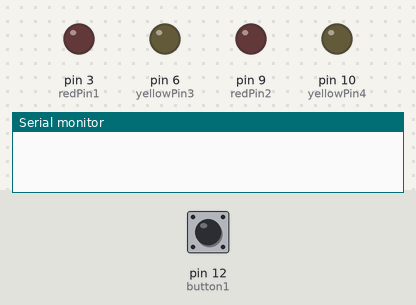
Bench run of a sketch on a simulated Arduino Uno, built with avr-gcc and run on an emulated ATmega328P. Parts: output pins drawn as LEDs (lit = HIGH), the last lines printed to the serial monitor. Inputs (shaded band) come from the test bench; at power-on: pin 12 (button1) LOW. Random numbers use the default seed unless the sketch sets one.

Above: at 1.2 s.
1.3 s: pin 12 (button1) pulled HIGH for 0.15 s
At 1.93 s:
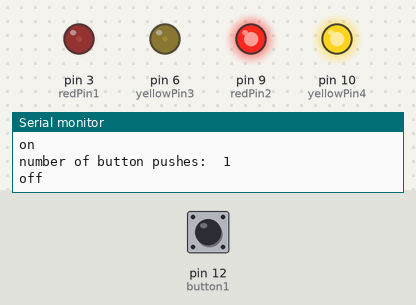
4.3 s: pin 12 (button1) pulled HIGH for 1 s
At 4.77 s:
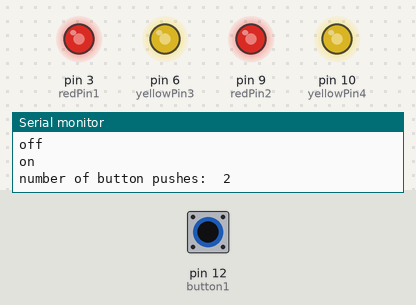
At 6.57 s:
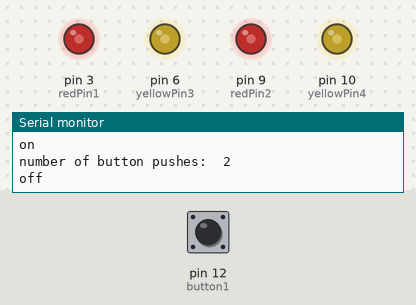
7.3 s: pin 12 (button1) pulled HIGH for 0.15 s
At 7.7 s:
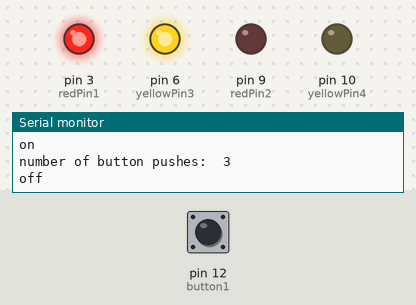
10.3 s: pin 12 (button1) pulled HIGH for 3.2 s
15.0 s: pin 12 (button1) pulsed HIGH 2 times (0.12 s each, 0.3 s apart)
18.0 s: pin 12 (button1) pulsed HIGH 5 times (0.12 s each, 0.3 s apart)
Timing chart, 0 to 22.0 s (numbered marks = the images above; inputs shaded):
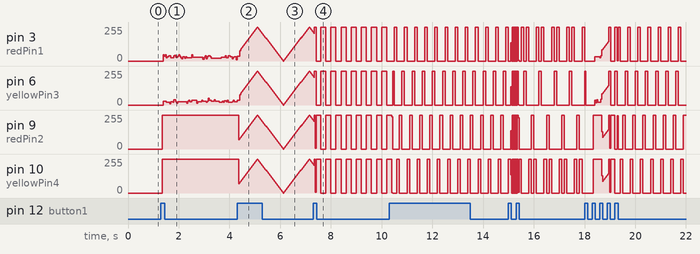

The sketch:

Pumpkin_mode.ino
```cpp
const int button1 = 12;

// Variables will change:
int buttonPushCounter1 = 0;    // counts the button pushes
int buttonState1 = 0;    // tracks the button state
int lastButtonState1 = 0;    // last state of the button
int redPin1 = 3;    // redLED1
int redPin2 = 9;    // redLED2
int yellowPin3 = 6;    // yellowLED1
int yellowPin4 = 10;    // yellowLED2
int brightness = 0;    // how bright the LED is
int fadeAmount = 5;    // how many points to fade the LED by

// debounce stuff
int buttonState;             // the current reading from the input pin
int lastButtonState = LOW;
long lastDebounceTime = 0;  // the last time the output pin was toggled
long debounceDelay = 50;    // the debounce time; increase if the output flickers

// long delays section
long waitUntilpulse1 = 0;
long waitUntilpulse2 = 20;

long waitUntilpolice1 = 0;
long waitUntilpolice2 = 200;

long waitUntilchase1 = 0;
long waitUntilchase2 = 100;
long waitUntilchase3 = 200;
long waitUntilchase4 = 300;

long waitUntilstrobe1 = 0;
long waitUntilstrobe2 = 20;

long waitUntilnight1 = 0;
long waitUntilnight2 = 100;
long waitUntilnight3 = 200;
long waitUntilnight4 = 300;
long waitUntilnight5 = 400;
long waitUntilnight6 = 500;


void setup() {
  // initialize the button pin as a input:
  pinMode(button1, INPUT);
  // initialize the LED pin as a output:
  pinMode(redPin1, OUTPUT);
  pinMode(redPin2, OUTPUT);
  pinMode(yellowPin3, OUTPUT);
  pinMode(yellowPin4, OUTPUT);

  // initialize serial communication:
  Serial.begin(9600);
}

void loop() {

  int reading = digitalRead(button1);
  buttonState1 = digitalRead(button1);

  if (reading != lastButtonState) {
    lastDebounceTime = millis();
  }

  if ((millis() - lastDebounceTime) > debounceDelay) {

    if (reading != buttonState) {
      buttonState = reading;

        if (buttonState1 != lastButtonState1) {

          if (buttonState1 == HIGH) {
            buttonPushCounter1++;

            if (buttonPushCounter1 == 8) {
              buttonPushCounter1 = 1;}
            Serial.println("on");
            Serial.print("number of button pushes:  ");
            Serial.println(buttonPushCounter1, DEC);
          }
          else {
            Serial.println("off");
          }
        }
          lastButtonState1 = buttonState1;
    }
  }
  lastButtonState = reading;


  if (buttonPushCounter1 == 1) {
     // Candle mode
     analogWrite(redPin1, random(10)+255);
     analogWrite(redPin2, random(10)+255);
     analogWrite(yellowPin3, random(10)+255);
     analogWrite(yellowPin4, random(10)+255);
   }

  if (buttonPushCounter1 == 2) {
    // Pulse mode
    if (millis() >= waitUntilpulse1) {
      analogWrite(redPin1, brightness);
      analogWrite(redPin2, brightness);
      analogWrite(yellowPin3, brightness);
      analogWrite(yellowPin4, brightness);
      brightness = brightness + fadeAmount;
      waitUntilpulse1 += 40;
    }
    if (brightness == 0 || brightness == 255) {
      fadeAmount = -fadeAmount ;
    }
    if (millis() >= waitUntilpulse2) {
      analogWrite(redPin1, brightness);
      analogWrite(redPin2, brightness);
      analogWrite(yellowPin3, brightness);
      analogWrite(yellowPin4, brightness);
      brightness = brightness + fadeAmount;
      waitUntilpulse2 += 40;
    }
    if (brightness == 0 || brightness == 255) {
      fadeAmount = -fadeAmount ;
    }
  }

  if (buttonPushCounter1 == 3) {
    // Police flashing mode
    if (millis() >= waitUntilpolice1) {
      digitalWrite(redPin2, LOW);
      digitalWrite(yellowPin4, LOW);
      digitalWrite(redPin1, HIGH);
      digitalWrite(yellowPin3, HIGH);
      waitUntilpolice1 += 400;
    }
    if (millis() >= waitUntilpolice2) {
      digitalWrite(redPin2, HIGH);
      digitalWrite(yellowPin4, HIGH);
      digitalWrite(redPin1, LOW);
      digitalWrite(yellowPin3, LOW);
      waitUntilpolice2 += 400;
    }
  }

  if (buttonPushCounter1 == 4) {
    // Chase mode
    if (millis() >= waitUntilchase1) {
      digitalWrite(redPin2, LOW);
      digitalWrite(redPin1, LOW);
      digitalWrite(yellowPin4, LOW);
      digitalWrite(yellowPin3, HIGH);
      waitUntilchase1 += 400;
      }
    if (millis() >= waitUntilchase2) {
      digitalWrite(yellowPin3, LOW);
      digitalWrite(yellowPin4, LOW);
      digitalWrite(redPin2, LOW);
      digitalWrite(redPin1, HIGH);
      waitUntilchase2 += 400;
     }
    if (millis() >= waitUntilchase3) {
      digitalWrite(yellowPin3, LOW);
      digitalWrite(redPin1, LOW);
      digitalWrite(redPin2, LOW);
      digitalWrite(yellowPin4, HIGH);
      waitUntilchase3 += 400;
     }
    if (millis() >= waitUntilchase4) {
      digitalWrite(redPin1, LOW);
      digitalWrite(yellowPin4, LOW);
      digitalWrite(yellowPin3, LOW);
      digitalWrite(redPin2, HIGH);
      waitUntilchase4 += 400;
    }
  }

  if (buttonPushCounter1 == 5) {
    // Strobe mode
    if (millis() >= waitUntilstrobe1) {
      digitalWrite(redPin1, LOW);
      digitalWrite(redPin2, LOW);
      digitalWrite(yellowPin3, LOW);
      digitalWrite(yellowPin4, LOW);
      waitUntilstrobe1 += 40;
    }
    if (millis() >= waitUntilstrobe2) {
      digitalWrite(redPin1, HIGH);
      digitalWrite(redPin2, HIGH);
      digitalWrite(yellowPin3, HIGH);
      digitalWrite(yellowPin4, HIGH);
      waitUntilstrobe2 += 40;
    }
  }

  if (buttonPushCounter1 == 6) {
    // Night rider mode
    if (millis() >= waitUntilnight1) {
      digitalWrite(yellowPin4, LOW);
      digitalWrite(redPin1, LOW);
      digitalWrite(redPin2, LOW);
      digitalWrite(yellowPin3, HIGH);
      waitUntilnight1 += 600;
    }
    if (millis() >= waitUntilnight2) {
      digitalWrite(yellowPin3, LOW);
      digitalWrite(yellowPin4, LOW);
      digitalWrite(redPin2, LOW);
      digitalWrite(redPin1, HIGH);
      waitUntilnight2 += 600;
    }
    if (millis() >= waitUntilnight3) {
      digitalWrite(yellowPin3, LOW);
      digitalWrite(redPin1, LOW);
      digitalWrite(redPin2, LOW);
      digitalWrite(yellowPin4, HIGH);
      waitUntilnight3 += 600;
    }
    if (millis() >= waitUntilnight4) {
      digitalWrite(redPin1, LOW);
      digitalWrite(yellowPin4, LOW);
      digitalWrite(yellowPin3, LOW);
      digitalWrite(redPin2, HIGH);
      waitUntilnight4 += 600;
    }
    if (millis() >= waitUntilnight5) {
      digitalWrite(redPin2, LOW);
      digitalWrite(redPin1, LOW);
      digitalWrite(yellowPin3, LOW);
      digitalWrite(yellowPin4, HIGH);
      waitUntilnight5 += 600;
    }
    if (millis() >= waitUntilnight6) {
      digitalWrite(yellowPin3, LOW);
      digitalWrite(yellowPin4, LOW);
      digitalWrite(redPin2, LOW);
      digitalWrite(redPin1, HIGH);
      waitUntilnight6 += 600;
    }
  }

  if (buttonPushCounter1 == 7) {
    // Off mode
    digitalWrite(redPin1, LOW);
    digitalWrite(redPin2, LOW);
    digitalWrite(yellowPin3, LOW);
    digitalWrite(yellowPin4, LOW);
  }
}
```

Measured:
- after the input at 1.3 s, pin 9 (redPin2): 0/255 → 255/255 after 0.05 s; pin 10 (yellowPin4): 0/255 → 255/255 after 0.06 s
- by itself, pin 3 (redPin1), pin 6 (yellowPin3): alternates 255/255 for 0.10 s and 0/255 for 0.30 s
